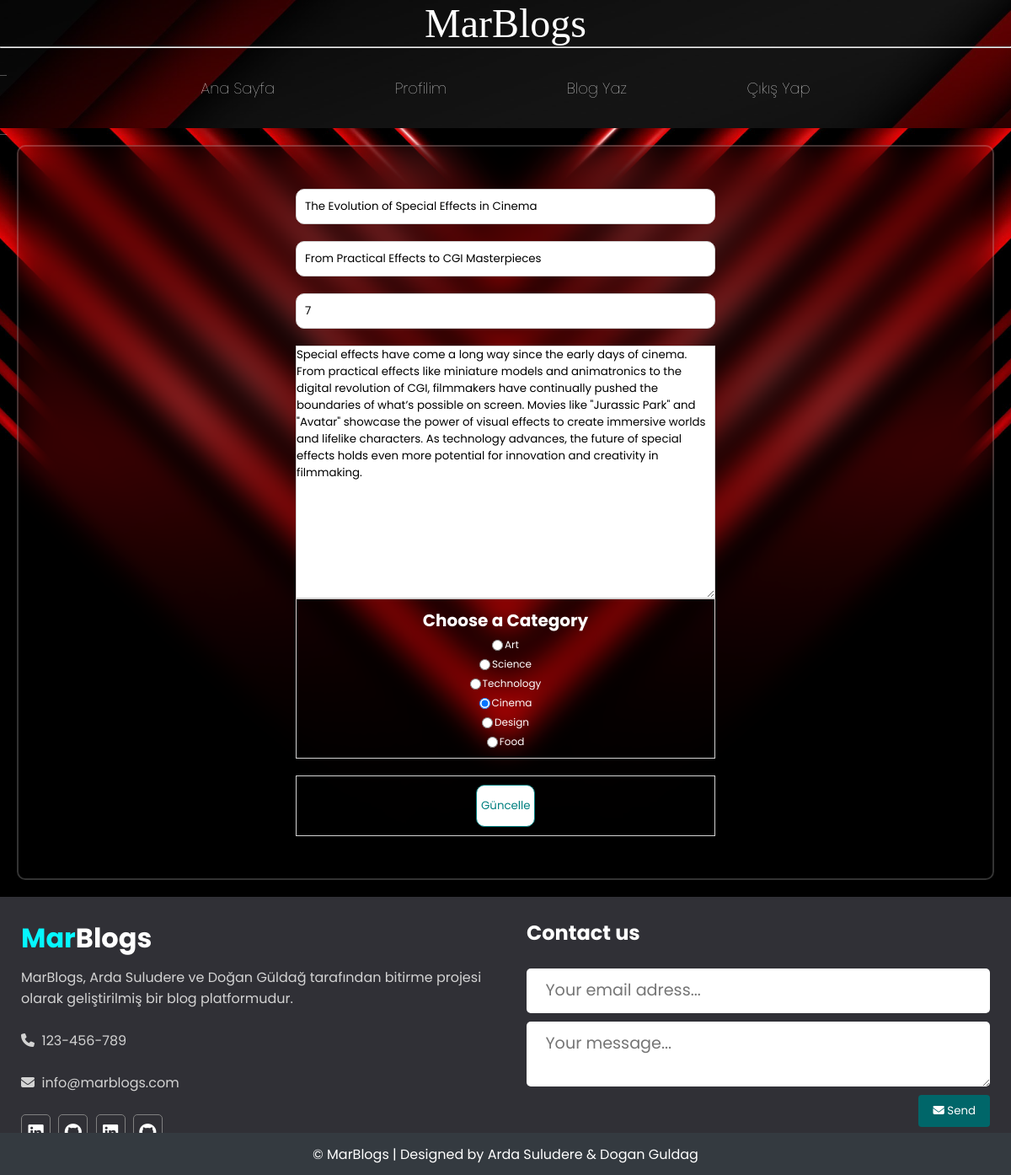
Page /edit_blog/4 (signed in) on the committed database.
### app/models.py (models this page shows, shortened)
class Blogs(db.Model):
    id = db.Column(db.Integer, primary_key=True)
    author_id = db.Column(db.Integer, db.ForeignKey('user.id'))  # Kullanıcının ID'sini referans alır
    title = db.Column(db.String(100), nullable=False)
    subtitle = db.Column(db.String(100), nullable=False)
    category = db.Column(db.String(100), nullable=False)
    reading_time = db.Column(db.Integer, nullable=False)
    publish_date = db.Column(db.Date, nullable=False)
    views = db.Column(db.Integer, nullable=False)
    content = db.Column(db.String(2000), nullable=False)
    @property
    def author_username(self):
        return self.author.username if self.author else None
    @property
    def author_photograph(self):
        return self._author_photograph

### app/views.py (the view, shortened to what this page needs)
@app.route('/edit_blog/<int:blog_id>', methods=['GET', 'POST'])
@login_required
def edit_blog(blog_id):
    blog = Blogs.query.get_or_404(blog_id)
    if blog.author_id != current_user.id:
        flash('Bu blog yazısını düzenleme yetkiniz yok.', 'danger')
        return redirect(url_for('main'))
    return render_template('blog_edit.html', blog=blog)

### app/__init__.py (called while the page is built)
@login_manager.user_loader
def load_user(user_id):
    return User.query.get(int(user_id))

### app/templates/blog_edit.html (shortened to what this page needs)
{% extends 'base.html' %}
{% block content %}
<div class="write-container">
    <div class="add">
        <div class="submit-form">
            <form method="post" action="{{ url_for('edit_blog', blog_id=blog.id) }}">
                <div class="content">
                    <input type="text" name="title" placeholder="Title" value="{{ blog.title }}" required />
                    <input type="text" name="subtitle" placeholder="Subtitle" value="{{ blog.subtitle }}" required />
                    <input type="text" name="reading_time" placeholder="Reading Time" value="{{ blog.reading_time }}" required />
                    <div class="editorContainer">
                        <textarea name="content" class="editor" placeholder="Write your content here..." required>{{ blog.content }}</textarea>
                    </div>
                </div>
                <div class="menu">
                    <div class="item">
                        <h1>Choose a Category</h1>
                        {% for category in ["art", "science", "technology", "cinema", "design", "food"] %}
                            <div class="cat">
                                <input type="radio" name="category" value="{{ category }}" id="{{ category }}" {% if blog.category == category %}checked{% endif %} required />
                                <label for="{{ category }}">{{ category.capitalize() }}</label>
                            </div>
                        {% endfor %}
                    </div>
                    <div class="item">
                        <div class="buttons">
                            <button type="submit" class="btn">Güncelle</button>
                        </div>
                    </div>
                </div>
            </form>
        </div>
    </div>
</div>
{% endblock %}

### app/static/assets/css/style.css (style rules this page uses)
* { margin: 0; padding: 0; box-sizing: border-box; font-family: "Poppins", sans-serif; }

### app/static/assets/css/blog-style.css (style rules this page uses)
html,body { margin: 0; padding: 0; background-color: #DDD0C8; }

### app/static/assets/css/Write.css (style rules this page uses)
.write-container { margin: 0; padding: 0; display: flex; justify-content: center; align-items: center; min-height: 100vh; min-width: 600px; background-color: seagreen; background: url('/static/assets/images/bg4.jpg') no-repeat; background-size: cover; background-position: center; }
.add { width: 100%; background: transparent; display: flex; align-items: center; justify-content: center; border: 2px solid rgba(255, 255, 255, .2); backdrop-filter: blur(20px); box-shadow: 0 0 10px rgba(0, 0, 0, .2); color: #fff; border-radius: 10px; padding: 30px 40px; margin: 20px; }
.write-container .add .submit-form { padding: 20px; width: 50%; }
.add .content { flex: 5; display: flex; flex-direction: column; gap: 20px; }
.add .content input { padding: 10px; border: 1px solid lightgray; border-radius: 10px; }
.add .content .editorContainer { height: 300px; overflow: scroll; border: 1px solid lightgray; }
.add .content .editor { height: 100%; width: 100%; border: none; }
.add .menu { flex: 2; display: flex; flex-direction: column; gap: 20px; }
.add .menu .item { border: 1px solid lightgray; padding: 10px; flex:1; display: flex; flex-direction: column; justify-content: space-between; font-size: 12px; color: #555; }
.add .menu .item h1 { font-size: 20px; }
.add .menu .item .buttons { display: flex; justify-content: space-between; justify-content: center; align-items: center; }
.add .menu .item .buttons :first-child { cursor: pointer; color: teal; background-color: white; border: 1px solid teal; padding: 3px 5px; width: 70px; height: 50px; border-radius: 10px; }
.add .menu .item h1 { color: white; text-align: center; align-items: center; }
.add .menu .item .cat { text-transform: capitalize; display: flex; align-items: center; gap: 2px; color: white; justify-content: center; padding-top: 5px; }

### rows in the picture
Blogs: title "The Evolution of Special Effects in Cinema", subtitle "From Practical Effects to CGI Masterpieces", reading_time "7", content "Special effects have come a long way since the early days of cinema. From practical effects like miniature models and animatronics to the digital revolution of CGI, filmmakers have continually pushed the boundaries of what’s possible on screen. Movies like \"Jurassic Park\" and \"Avatar\" showcase the power of visual effects to create immersive worlds and lifelike characters. As technology advances, the future of special effects holds even more potential for innovation and creativity in filmmaking.", category "☐ Art" "☐ Science" "☐ Technology" "☑ Cinema" "☐ Design" "☐ Food"

### other values in the picture
{{ category.capitalize() }} "Art" "Science" "Technology" "Cinema" "Design" "Food"
